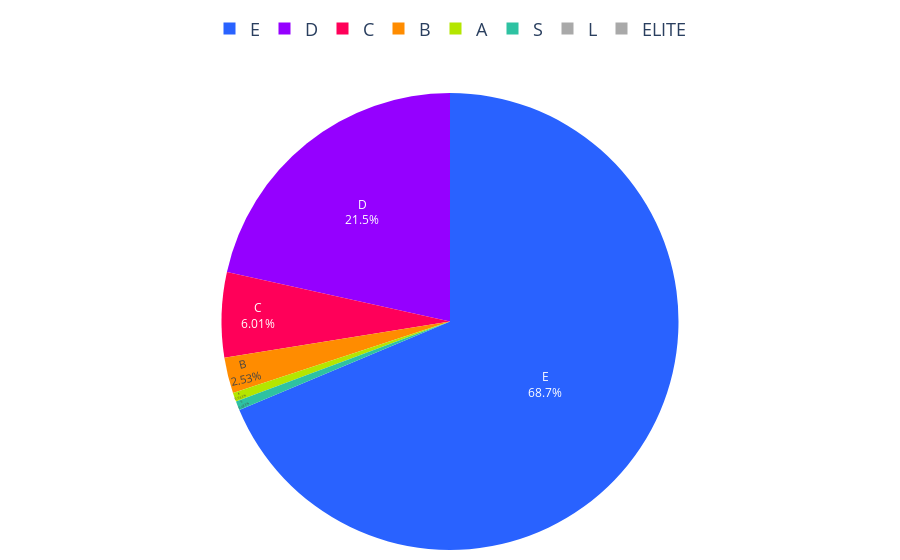

The notebook cell this image was saved under:
### Code cell
# Datos proporcionados
colores = ['#2962ff', '#9500ff', '#ff0059', '#ff8c00', '#b4e600', '#2EC2A2', '#E50CB6', '#A9A9A9']  # Añadimos gris
porcentajes = creditos_segmentos_2022['Porcentaje']
labels = creditos_segmentos_2022['Segmento']

# Asignar un color gris para los segmentos que no tengan porcentaje
# Crear un diccionario de colores con todos los segmentos, asignando gris a los que no tienen porcentaje
colores_segmentos = {segmento: colores[i] if segmento in labels.values else '#A9A9A9' 
                     for i, segmento in enumerate(segmentos)}

# Ordenar los segmentos según el orden deseado
orden_segmentos = ["E", "D", "C", "B", "A", "S", "L", "ELITE"]

# Crear lista de colores y valores en el orden especificado
colores_ordenados = [colores_segmentos.get(segmento, '#A9A9A9') for segmento in orden_segmentos]
valores_ordenados = [porcentajes[labels == segmento].sum() if segmento in labels.values else 0 for segmento in orden_segmentos]

# Crear gráfico de pastel
fig = go.Figure(data=[go.Pie(
    labels=orden_segmentos, 
    values=valores_ordenados, 
    marker=dict(colors=colores_ordenados)
)])

# Configuración de texto dentro del gráfico
fig.update_traces(
    textinfo='percent+label',  # Mostrar porcentaje y etiquetas
    textposition='inside'     # Ubicar texto dentro de las secciones
)

# Configuración de la leyenda
fig.update_layout(
    margin=dict(l=10, r=10, t=10, b=10),  # Ajusta los márgenes
    legend=dict(                  # Personaliza la leyenda
        x=0.5,  # Posición horizontal centrada
        y=1.1,  # Posición vertical ajustada al top
        font=dict(size=18),  # Tamaño de la fuente
        xanchor='center',  # Ancla en el centro horizontal
        yanchor='bottom',  # Ancla en la parte inferior de la leyenda
        orientation='h'  # Cambiar orientación de la leyenda a horizontal
    ), autosize=True,
     xaxis=dict(tickangle=45),  # Ajusta el ángulo de los ticks en el eje X
    yaxis=dict(tickangle=45),   # Ajusta el ángulo de los ticks en el eje Y
    showlegend=True              # Mostrar la leyenda
)

# Función para exportar la gráfica como archivo HTML con configuración personalizada
def guardar_grafico_como_html(fig, nombre_archivo, carpeta='assets/graficas'):
    if not os.path.exists(carpeta):
        os.makedirs(carpeta)
    
    # Configuración para desactivar herramientas no deseadas
    config = {
        'displaylogo': False,  # Ocultar el logo de Plotly
        'modeBarButtonsToRemove': [
            'toImage',       # Botón para guardar como imagen
            'select2d',      # Box select
            'lasso2d',       # Lasso select
            'resetScale2d',  # Reset Axes
        ]
    }
    # Exportar el gráfico con configuración
    pio.write_html(fig, f'{carpeta}/{nombre_archivo}.html', config=config)

# Exportar el gráfico
guardar_grafico_como_html(fig, 'g_pie_dist_creditos_segmento_2022_OFICIAL', carpeta='assets/graficas')

# Mostrar el gráfico
fig.show()

### Figure 1 — Plotly figure (JSON) as saved in the notebook; plotly's stock layout.template omitted (floating-point values rounded to 4 significant figures)
{"data": [{"labels": ["E", "D", "C", "B", "A", "S", "L", "ELITE"], "marker": {"colors": ["#2962ff", "#9500ff", "#ff0059", "#ff8c00", "#b4e600", "#2EC2A2", "#A9A9A9", "#A9A9A9"]}, "textinfo": "percent+label", "textposition": "inside", "type": "pie", "values": [68.67, 21.52, 6.013, 2.532, 0.6329, 0.6329, 0, 0]}], "layout": {"autosize": true, "legend": {"font": {"size": 18}, "orientation": "h", "x": 0.5, "xanchor": "center", "y": 1.1, "yanchor": "bottom"}, "margin": {"b": 10, "l": 10, "r": 10, "t": 10}, "showlegend": true, "xaxis": {"tickangle": 45}, "yaxis": {"tickangle": 45}}}
